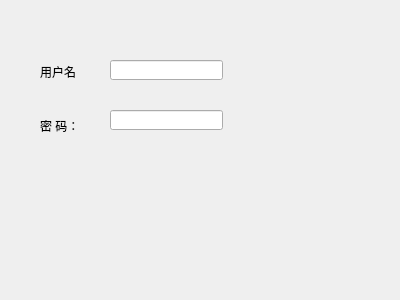
<?xml version="1.0" encoding="UTF-8"?>
<ui version="4.0">
 <class>Form</class>
 <widget class="QWidget" name="Form">
  <property name="geometry">
   <rect>
    <x>0</x>
    <y>0</y>
    <width>400</width>
    <height>300</height>
   </rect>
  </property>
  <property name="windowTitle">
   <string>Form</string>
  </property>
  <widget class="QLineEdit" name="username">
   <property name="geometry">
    <rect>
     <x>110</x>
     <y>60</y>
     <width>113</width>
     <height>20</height>
    </rect>
   </property>
   <property name="placeholderText">
    <string/>
   </property>
  </widget>
  <widget class="QLineEdit" name="pwd">
   <property name="geometry">
    <rect>
     <x>110</x>
     <y>110</y>
     <width>113</width>
     <height>20</height>
    </rect>
   </property>
   <property name="echoMode">
    <enum>QLineEdit::Password</enum>
   </property>
  </widget>
  <widget class="QLabel" name="label">
   <property name="geometry">
    <rect>
     <x>40</x>
     <y>61</y>
     <width>54</width>
     <height>21</height>
    </rect>
   </property>
   <property name="text">
    <string>用户名</string>
   </property>
  </widget>
  <widget class="QLabel" name="label_2">
   <property name="geometry">
    <rect>
     <x>40</x>
     <y>120</y>
     <width>54</width>
     <height>12</height>
    </rect>
   </property>
   <property name="text">
    <string>密 码：</string>
   </property>
  </widget>
  <widget class="QLabel" name="error_message">
   <property name="geometry">
    <rect>
     <x>130</x>
     <y>140</y>
     <width>81</width>
     <height>16</height>
    </rect>
   </property>
   <property name="text">
    <string/>
   </property>
  </widget>
 </widget>
 <resources/>
 <connections/>
</ui>
